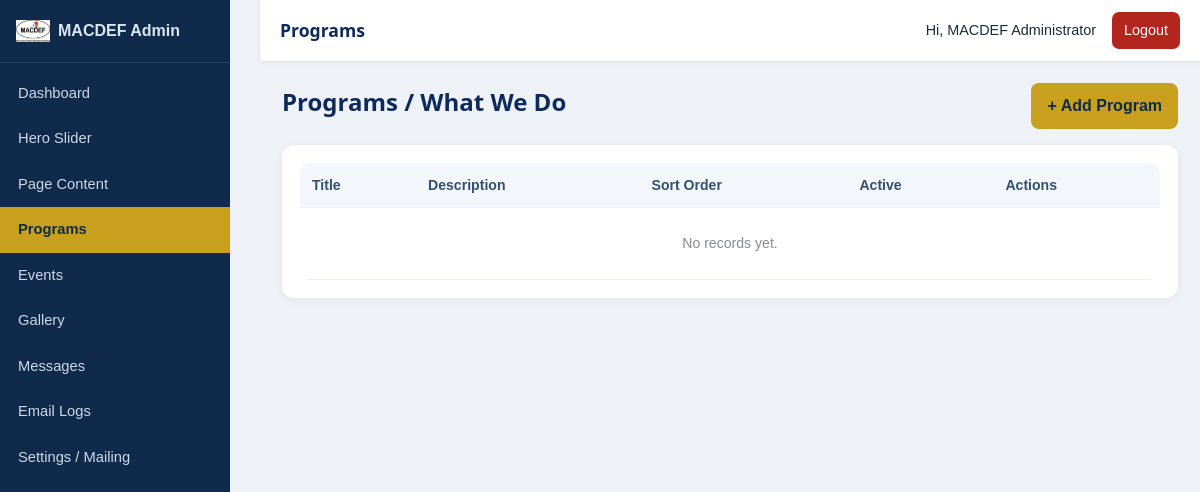
Before: /admin/programs.php (signed in) with the older database file.
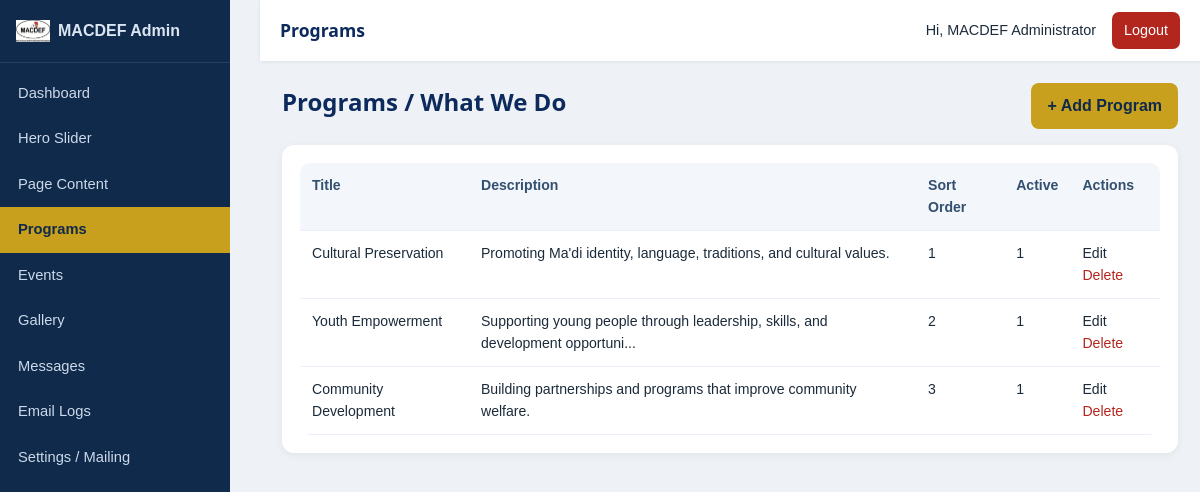
After: the same page with the newer database file.
### tables this page shows
CREATE TABLE IF NOT EXISTS programs (id INT AUTO_INCREMENT PRIMARY KEY, title VARCHAR(255) NOT NULL, icon VARCHAR(60) NULL, description TEXT NOT NULL, sort_order INT DEFAULT 0, is_active TINYINT(1) DEFAULT 1, created_at TIMESTAMP DEFAULT CURRENT_TIMESTAMP);

### admin/programs.php (called while the page is built)
<?php require_once __DIR__.'/includes/crud.php'; $cfg=['table'=>'programs','title'=>'Programs / What We Do','singular'=>'Program','order'=>'sort_order ASC, id DESC','fields'=>[['name'=>'title','label'=>'Title','type'=>'text','required'=>true,'list'=>true],['name'=>'icon','label'=>'Remix Icon Class','type'=>'text'],['name'=>'description','label'=>'Description','type'=>'textarea','required'=>true,'list'=>true],['name'=>'sort_order','label'=>'Sort Order','type'=>'number','list'=>true],['name'=>'is_active','label'=>'Active','type'=>'checkbox','list'=>true]]]; crud_handle($cfg); $pageTitle='Programs'; include __DIR__.'/includes/header.php'; crud_render($cfg); include __DIR__.'/includes/footer.php'; ?>

### includes/functions.php (called while the page is built, shortened)
<?php
function e($data){ return htmlspecialchars((string)$data, ENT_QUOTES, 'UTF-8'); }
?>

### admin/includes/crud.php (the view, shortened to what this page needs)
<?php
function crud_render($cfg){ $pdo=db(); $table=$cfg['table']; $fields=$cfg['fields']; $self=basename($_SERVER['PHP_SELF']); $edit=!empty($_GET['edit'])?crud_find($table,(int)$_GET['edit']):null; $show=$edit||isset($_GET['new']); $rows=$pdo->query("SELECT * FROM `$table` ORDER BY ".($cfg['order']??'id DESC'))->fetchAll(); $flash=$_SESSION['flash']??''; $err=$_SESSION['flash_err']??''; unset($_SESSION['flash'],$_SESSION['flash_err']); ?>
<div class="content-head"><h2><?= e($cfg['title']) ?></h2><a class="btn-primary" href="?new=1">+ Add <?= e($cfg['singular']) ?></a></div>
<div class="panel"><table class="data-table"><thead><tr><?php foreach($fields as $f): if(!empty($f['list'])):?><th><?= e($f['label']) ?></th><?php endif; endforeach;?><th>Actions</th></tr></thead><tbody><?php if(!$rows):?><tr><td colspan="8" class="empty">No records yet.</td></tr><?php endif; foreach($rows as $r):?><tr><?php foreach($fields as $f): if(!empty($f['list'])): $n=$f['name']; ?><td><?php if(($f['type']??'')==='image' && !empty($r[$n])):?><img src="../<?= e($r[$n]) ?>" style="height:50px;border-radius:6px"><?php else:?><?= e(mb_strimwidth((string)($r[$n]??''),0,80,'...')) ?><?php endif;?></td><?php endif; endforeach;?><td><a href="?edit=<?= (int)$r['id'] ?>">Edit</a> <form method="post" class="confirm-delete" style="display:inline"><?= csrf_field() ?><input type="hidden" name="_action" value="delete"><input type="hidden" name="id" value="<?= (int)$r['id'] ?>"><button class="link-danger" type="submit">Delete</button></form></td></tr><?php endforeach;?></tbody></table></div><?php }
?>

Changed rows visible on the page:
added programs: title "Cultural Preservation", description "Promoting Ma'di identity, language, traditions, and cultural values.", sort_order "1", is_active "1"
added programs: title "Youth Empowerment", description "Supporting young people through leadership, skills, and development opportuni...", sort_order "2", is_active "1"
added programs: title "Community Development", description "Building partnerships and programs that improve community welfare.", sort_order "3", is_active "1"
Other visible differences:
text no longer shown: "No records yet."
